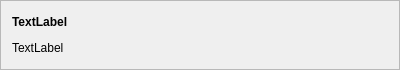
<?xml version="1.0" encoding="UTF-8"?>
<ui version="4.0">
 <class>tStatusFrame</class>
 <widget class="QFrame" name="tStatusFrame">
  <property name="geometry">
   <rect>
    <x>0</x>
    <y>0</y>
    <width>400</width>
    <height>70</height>
   </rect>
  </property>
  <property name="windowTitle">
   <string notr="true">Frame</string>
  </property>
  <property name="autoFillBackground">
   <bool>true</bool>
  </property>
  <property name="frameShape">
   <enum>QFrame::StyledPanel</enum>
  </property>
  <layout class="QVBoxLayout" name="verticalLayout">
   <item>
    <widget class="QLabel" name="titleLabel">
     <property name="font">
      <font>
       <weight>75</weight>
       <bold>true</bold>
      </font>
     </property>
     <property name="text">
      <string notr="true">TextLabel</string>
     </property>
    </widget>
   </item>
   <item>
    <widget class="QLabel" name="textLabel">
     <property name="text">
      <string notr="true">TextLabel</string>
     </property>
     <property name="wordWrap">
      <bool>true</bool>
     </property>
    </widget>
   </item>
   <item>
    <layout class="QHBoxLayout" name="horizontalLayout">
     <property name="spacing">
      <number>0</number>
     </property>
     <item>
      <spacer name="horizontalSpacer">
       <property name="orientation">
        <enum>Qt::Horizontal</enum>
       </property>
       <property name="sizeHint" stdset="0">
        <size>
         <width>0</width>
         <height>0</height>
        </size>
       </property>
      </spacer>
     </item>
     <item>
      <layout class="QHBoxLayout" name="buttonLayout">
       <property name="spacing">
        <number>0</number>
       </property>
      </layout>
     </item>
    </layout>
   </item>
  </layout>
 </widget>
 <resources/>
 <connections/>
</ui>
